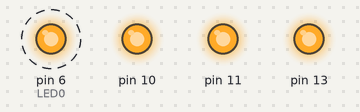
A sketch run on a simulated Arduino Uno, built with avr-gcc and run on an emulated ATmega328P. Shown: output pins drawn as LEDs (lit = HIGH). Dashed ring = blinking. What the sketch prints to the serial monitor is not drawn.

Above: at 3.2 s.
Timing chart, 0 to 6.0 s (numbered marks = the images above):
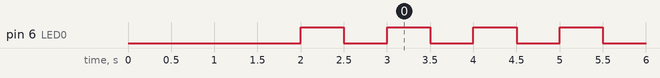

Measured:
- by itself, pin 6 (LED0): alternates HIGH for 0.50 s and LOW for 0.50 s

The sketch:

mice_test.ino
```cpp
#include "mices.h"

void blinker(){
  digitalWrite(LED0,HIGH);
  delay(500);
  digitalWrite(LED0,LOW);
  delay(500);
}

void testPins(){
  digitalWrite(MOSI,HIGH);
  digitalWrite(SS,HIGH);
  digitalWrite(SCK,HIGH);
}
void setup(){
  pinMode(LED0,OUTPUT);
  pinMode(MOSI,OUTPUT);
  pinMode(SS,OUTPUT);
  pinMode(SCK,OUTPUT);
  testPins();
  Serial.begin(9600);
  while(!Serial);
  Serial.println("Initializing...");
  delay(2000);
  blinker();
}

void loop(){
  Serial.println("i'm alive");
  blinker();
}
```

mices.h
```cpp
#ifndef mices_h
#define mices_h
static const int LED0 = 6;
static const int LED1 = 7;
static const int LED2 = 8;
#endif
```
